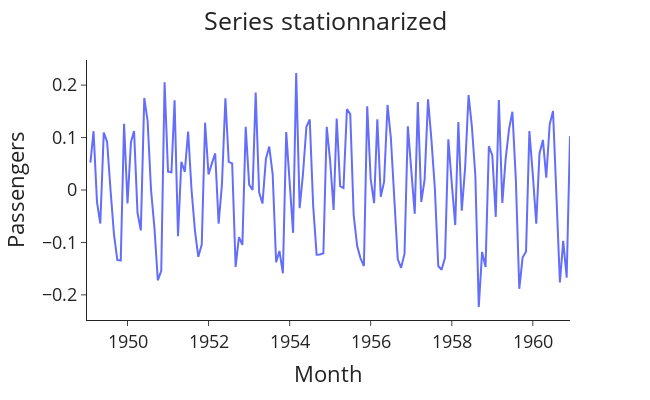

Notebook code cell kept with this figure:
### Markdown cell above
We can see above the series with a removed variance, now let's combine it with diff() to obtain the variance and the trend removed.

### Code cell
df['passengers_stat']=df['passengers_log'].diff()

plotting('Series stationnarized',df,'Month','passengers_stat','Month','Passengers')

### Figure 1 — Plotly figure (JSON) as saved in the notebook; plotly's stock layout.template omitted (floating-point values rounded to 4 significant figures; data arrays with more than 128 entries replaced by an {"elided": "..."} marker saying what was removed)
{"data": [{"hovertemplate": "Month=%{x}<br>Passengers=%{y}<extra></extra>", "legendgroup": "", "line": {"color": "#636efa", "dash": "solid"}, "marker": {"symbol": "circle"}, "mode": "lines", "name": "", "orientation": "v", "showlegend": false, "type": "scatter", "x": {"elided": "144 str values"}, "xaxis": "x", "y": {"elided": "144 float values"}, "yaxis": "y"}], "layout": {"font": {"size": 18}, "height": 400, "legend": {"tracegroupgap": 0}, "margin": {"t": 60}, "title": {"text": "Series stationnarized", "x": 0.5}, "width": 650, "xaxis": {"anchor": "y", "autorange": true, "domain": [0, 1], "range": ["1949-01-01", "1960-12-01"], "title": {"text": "Month"}, "type": "date"}, "yaxis": {"anchor": "x", "autorange": true, "domain": [0, 1], "range": [-0.2479, 0.2479], "title": {"text": "Passengers"}, "type": "linear"}}}
